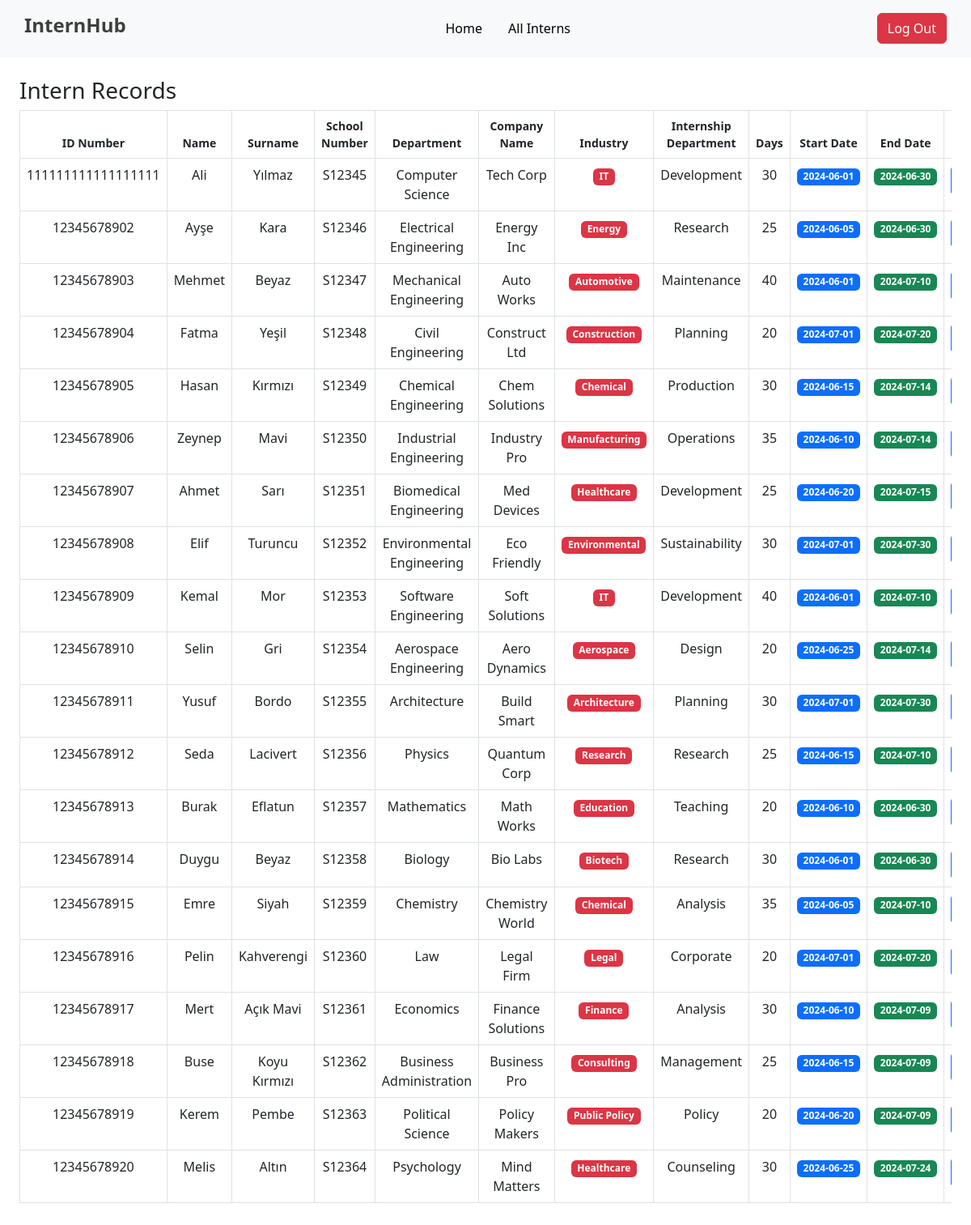
Screenshot of /pages/tables.php (signed in) with the database file from the repository.
### tables this page shows
CREATE TABLE `interns` (
  `id` int(11) NOT NULL,
  `id_number` varchar(255) NOT NULL,
  `name` varchar(50) NOT NULL,
  `surname` varchar(50) NOT NULL,
  `school_number` varchar(20) NOT NULL,
  `department` varchar(100) NOT NULL,
  `contact_phone_number` varchar(15) DEFAULT NULL,
  `contact_email` varchar(100) DEFAULT NULL,
  `contact_residence_address` varchar(255) DEFAULT NULL,
  `company_name` varchar(100) DEFAULT NULL,
  `company_industry` varchar(100) DEFAULT NULL,
  `company_phone_number` varchar(15) DEFAULT NULL,
  `company_email` varchar(100) DEFAULT NULL,
  `company_city` varchar(50) DEFAULT NULL,
  `company_residence_address` varchar(255) DEFAULT NULL,
  `internship_authorized_person_name` varchar(100) DEFAULT NULL,
  `internship_authorized_person_title` varchar(100) DEFAULT NULL,
  `internship_department` varchar(100) DEFAULT NULL,
  `internship_days` int(11) DEFAULT NULL,
  `internship_start_date` date DEFAULT NULL,
  `internship_end_date` date DEFAULT NULL
);

### pages/tables.php (the view, shortened to what this page needs)
<!DOCTYPE html>
<html lang="en">
<head>
    <link href="https://cdn.jsdelivr.net/npm/bootstrap@5.3.0/dist/css/bootstrap.min.css" rel="stylesheet" />
</head>
<body>
    <?php include '../components/header.php'; ?>
    <div class="container-fluid m-auto p-4">
        <h3>Intern Records</h3>
        <div class="table-responsive">
            <table class="table table-hover table-bordered table-responsive">
                <thead>
                    <tr>
                        <th>ID Number</th>
                        <th>Name</th>
                        <th>Surname</th>
                        <th>School Number</th>
                        <th>Department</th>
                        <th>Company Name</th>
                        <th>Industry</th>
                        <th>Internship Department</th>
                        <th>Days</th>
                        <th>Start Date</th>
                        <th>End Date</th>
                        <th>Update</th>
                    </tr>
                </thead>
                <tbody>
                    <?php
                    $dbcon = new mysqli("localhost", "root", "", "internship") or die("Connection failed: " . $dbcon->connect_error);
                    $query = "SELECT * FROM interns";
                    $result = $dbcon->query($query);
                    if ($result->num_rows > 0) {
                        while ($row = $result->fetch_assoc()) {
                            echo "<tr>";
                            echo "<td>" . $row['id_number'] . "</td>";
                            echo "<td>" . htmlspecialchars($row['name']) . "</td>";
                            echo "<td>" . htmlspecialchars($row['surname']) . "</td>";
                            echo "<td>" . htmlspecialchars($row['school_number']) . "</td>";
                            echo "<td>" . htmlspecialchars($row['department']) . "</td>";
                            echo "<td>" . htmlspecialchars($row['company_name']) . "</td>";
                            echo "<td><span class='badge bg-danger'>" . htmlspecialchars($row['company_industry']) . "</span></td>";
                            echo "<td>" . htmlspecialchars($row['internship_department']) . "</td>";
                            echo "<td>" . $row['internship_days'] . "</td>";
                            echo "<td><span class='badge bg-primary'>" . $row['internship_start_date'] . "</span></td>";
                            echo "<td><span class='badge bg-success'>" . $row['internship_end_date'] . "</span></td>";
                            echo "<td><a href='update.php?id=" . $row['id'] . "' class='btn btn-primary w-100'>Update</a></td>";
                            echo "</tr>";
                        }
                    } else {
                        echo "<tr><td colspan='22'>No records found</td></tr>";
                    }
                    ?>
                </tbody>
            </table>
        </div>
    </div>
</body>
</html>

### components/header.php
<header class="bg-light py-1">
    <nav class="container navbar justify-content-between">
        <a class="navbar-brand" href="../home.php">
            <h4 class="fw-bold opacity-75">InternHub</h4>
        </a>
        <ul class="nav text-black">
            <li class="nav-item">
                <a class="nav-link active text-black" href="../home.php">Home</a>
            </li>
            <li class="nav-item">
                <a class="nav-link text-black" href="../pages/tables.php">All Interns</a>
            </li>
        </ul>
        <div>
            <a class="link" href="../php/logout.php">
                <button class="btn btn-danger rounded-2" type="button">Log Out</button>
            </a>
        </div>
    </nav>
</header>

### pages/tables.php (style rules this page uses)
.table-responsive { width: "%60"; }
.table thead th { font-size: 14px; text-align: center; }
.table td { font-size: 16px; text-align: center; }

### rows the page displays
interns: id_number "111111111111111111", name "Ali", surname "Yılmaz", school_number "S12345", department "Computer Science", company_name "Tech Corp", company_industry "IT", internship_department "Development", internship_days "30", internship_start_date "2024-06-01", internship_end_date "2024-06-30"
interns: id_number "12345678902", name "Ayşe", surname "Kara", school_number "S12346", department "Electrical Engineering", company_name "Energy Inc", company_industry "Energy", internship_department "Research", internship_days "25", internship_start_date "2024-06-05", internship_end_date "2024-06-30"
interns: id_number "12345678903", name "Mehmet", surname "Beyaz", school_number "S12347", department "Mechanical Engineering", company_name "Auto Works", company_industry "Automotive", internship_department "Maintenance", internship_days "40", internship_start_date "2024-06-01", internship_end_date "2024-07-10"
interns: id_number "12345678904", name "Fatma", surname "Yeşil", school_number "S12348", department "Civil Engineering", company_name "Construct Ltd", company_industry "Construction", internship_department "Planning", internship_days "20", internship_start_date "2024-07-01", internship_end_date "2024-07-20"
interns: id_number "12345678905", name "Hasan", surname "Kırmızı", school_number "S12349", department "Chemical Engineering", company_name "Chem Solutions", company_industry "Chemical", internship_department "Production", internship_days "30", internship_start_date "2024-06-15", internship_end_date "2024-07-14"
interns: id_number "12345678906", name "Zeynep", surname "Mavi", school_number "S12350", department "Industrial Engineering", company_name "Industry Pro", company_industry "Manufacturing", internship_department "Operations", internship_days "35", internship_start_date "2024-06-10", internship_end_date "2024-07-14"
interns: id_number "12345678907", name "Ahmet", surname "Sarı", school_number "S12351", department "Biomedical Engineering", company_name "Med Devices", company_industry "Healthcare", internship_department "Development", internship_days "25", internship_start_date "2024-06-20", internship_end_date "2024-07-15"
interns: id_number "12345678908", name "Elif", surname "Turuncu", school_number "S12352", department "Environmental Engineering", company_name "Eco Friendly", company_industry "Environmental", internship_department "Sustainability", internship_days "30", internship_start_date "2024-07-01", internship_end_date "2024-07-30"
interns: id_number "12345678909", name "Kemal", surname "Mor", school_number "S12353", department "Software Engineering", company_name "Soft Solutions", company_industry "IT", internship_department "Development", internship_days "40", internship_start_date "2024-06-01", internship_end_date "2024-07-10"
interns: id_number "12345678910", name "Selin", surname "Gri", school_number "S12354", department "Aerospace Engineering", company_name "Aero Dynamics", company_industry "Aerospace", internship_department "Design", internship_days "20", internship_start_date "2024-06-25", internship_end_date "2024-07-14"
interns: id_number "12345678911", name "Yusuf", surname "Bordo", school_number "S12355", department "Architecture", company_name "Build Smart", company_industry "Architecture", internship_department "Planning", internship_days "30", internship_start_date "2024-07-01", internship_end_date "2024-07-30"
interns: id_number "12345678912", name "Seda", surname "Lacivert", school_number "S12356", department "Physics", company_name "Quantum Corp", company_industry "Research", internship_department "Research", internship_days "25", internship_start_date "2024-06-15", internship_end_date "2024-07-10"
interns: id_number "12345678913", name "Burak", surname "Eflatun", school_number "S12357", department "Mathematics", company_name "Math Works", company_industry "Education", internship_department "Teaching", internship_days "20", internship_start_date "2024-06-10", internship_end_date "2024-06-30"
interns: id_number "12345678914", name "Duygu", surname "Beyaz", school_number "S12358", department "Biology", company_name "Bio Labs", company_industry "Biotech", internship_department "Research", internship_days "30", internship_start_date "2024-06-01", internship_end_date "2024-06-30"
interns: id_number "12345678915", name "Emre", surname "Siyah", school_number "S12359", department "Chemistry", company_name "Chemistry World", company_industry "Chemical", internship_department "Analysis", internship_days "35", internship_start_date "2024-06-05", internship_end_date "2024-07-10"
interns: id_number "12345678916", name "Pelin", surname "Kahverengi", school_number "S12360", department "Law", company_name "Legal Firm", company_industry "Legal", internship_department "Corporate", internship_days "20", internship_start_date "2024-07-01", internship_end_date "2024-07-20"
interns: id_number "12345678917", name "Mert", surname "Açık Mavi", school_number "S12361", department "Economics", company_name "Finance Solutions", company_industry "Finance", internship_department "Analysis", internship_days "30", internship_start_date "2024-06-10", internship_end_date "2024-07-09"
interns: id_number "12345678918", name "Buse", surname "Koyu Kırmızı", school_number "S12362", department "Business Administration", company_name "Business Pro", company_industry "Consulting", internship_department "Management", internship_days "25", internship_start_date "2024-06-15", internship_end_date "2024-07-09"
interns: id_number "12345678919", name "Kerem", surname "Pembe", school_number "S12363", department "Political Science", company_name "Policy Makers", company_industry "Public Policy", internship_department "Policy", internship_days "20", internship_start_date "2024-06-20", internship_end_date "2024-07-09"
interns: id_number "12345678920", name "Melis", surname "Altın", school_number "S12364", department "Psychology", company_name "Mind Matters", company_industry "Healthcare", internship_department "Counseling", internship_days "30", internship_start_date "2024-06-25", internship_end_date "2024-07-24"
